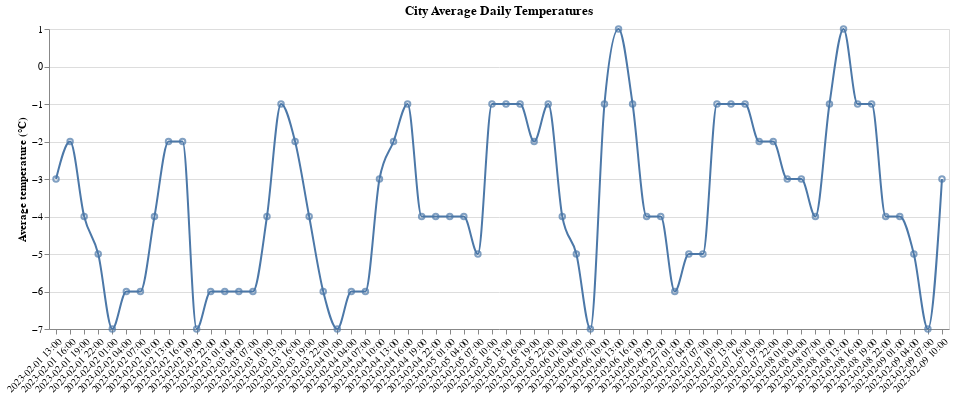

The cell this chart's notebook holds for it:
### Code cell
from visual import visual

flag = visual()
flag

### Figure 1 — Vega-Lite specification as saved in the notebook (floating-point values rounded to 4 significant figures)
{"config": {"view": {"continuousWidth": 400, "continuousHeight": 300}}, "layer": [{"mark": {"type": "line", "interpolate": "monotone"}, "encoding": {"tooltip": {"field": "temp2m", "type": "quantitative"}, "x": {"axis": {"labelAngle": -45}, "field": "datetime", "title": null, "type": "nominal"}, "y": {"field": "temp2m", "title": "Average temperature (°C)", "type": "quantitative"}}, "height": 300, "title": "City Average Daily Temperatures", "width": 900}, {"mark": "point", "encoding": {"tooltip": {"field": "temp2m", "type": "quantitative"}, "x": {"axis": {"labelAngle": -45}, "field": "datetime", "title": null, "type": "nominal"}, "y": {"field": "temp2m", "title": "Average temperature (°C)", "type": "quantitative"}}, "height": 300, "title": "City Average Daily Temperatures", "width": 900}], "data": {"name": "data-8c7b5b824b9d7c5a23891558347683d4"}, "$schema": "https://vega.github.io/schema/vega-lite/v4.17.0.json", "datasets": {"data-8c7b5b824b9d7c5a23891558347683d4": [{"direction": "S", "speed": 2, "timepoint": 3, "cloudcover": 9, "lifted_index": 15, "prec_type": "none", "prec_amount": 1, "temp2m": -3, "rh2m": "88%", "weather": "cloudyday", "datetime": "2023-02-01 13:00", "Date": "2023-02-01", "Time(24 hrs)": "13:00", "Cloudcover_Meaning": "94%-100%", "Ppt_Meaning": "0-0.25mm/hr", "Speed_Meaning": "0.3-3.4m/s (light)", "Weather_Meaning": "Total cloud cover over over 80%"}, {"direction": "SW", "speed": 2, "timepoint": 6, "cloudcover": 9, "lifted_index": 15, "prec_type": "none", "prec_amount": 1, "temp2m": -2, "rh2m": "91%", "weather": "cloudyday", "datetime": "2023-02-01 16:00", "Date": "2023-02-01", "Time(24 hrs)": "16:00", "Cloudcover_Meaning": "94%-100%", "Ppt_Meaning": "0-0.25mm/hr", "Speed_Meaning": "0.3-3.4m/s (light)", "Weather_Meaning": "Total cloud cover over over 80%"}, {"direction": "S", "speed": 2, "timepoint": 9, "cloudcover": 9, "lifted_index": 15, "prec_type": "none", "prec_amount": 1, "temp2m": -4, "rh2m": "95%", "weather": "cloudynight", "datetime": "2023-02-01 19:00", "Date": "2023-02-01", "Time(24 hrs)": "19:00", "Cloudcover_Meaning": "94%-100%", "Ppt_Meaning": "0-0.25mm/hr", "Speed_Meaning": "0.3-3.4m/s (light)", "Weather_Meaning": "Total cloud cover over over 80%"}, {"direction": "S", "speed": 2, "timepoint": 12, "cloudcover": 9, "lifted_index": 15, "prec_type": "none", "prec_amount": 1, "temp2m": -5, "rh2m": "90%", "weather": "cloudynight", "datetime": "2023-02-01 22:00", "Date": "2023-02-01", "Time(24 hrs)": "22:00", "Cloudcover_Meaning": "94%-100%", "Ppt_Meaning": "0-0.25mm/hr", "Speed_Meaning": "0.3-3.4m/s (light)", "Weather_Meaning": "Total cloud cover over over 80%"}, {"direction": "S", "speed": 2, "timepoint": 15, "cloudcover": 9, "lifted_index": 15, "prec_type": "none", "prec_amount": 1, "temp2m": -7, "rh2m": "94%", "weather": "cloudynight", "datetime": "2023-02-02 01:00", "Date": "2023-02-02", "Time(24 hrs)": "01:00", "Cloudcover_Meaning": "94%-100%", "Ppt_Meaning": "0-0.25mm/hr", "Speed_Meaning": "0.3-3.4m/s (light)", "Weather_Meaning": "Total cloud cover over over 80%"}, {"direction": "S", "speed": 2, "timepoint": 18, "cloudcover": 9, "lifted_index": 15, "prec_type": "none", "prec_amount": 1, "temp2m": -6, "rh2m": "92%", "weather": "cloudynight", "datetime": "2023-02-02 04:00", "Date": "2023-02-02", "Time(24 hrs)": "04:00", "Cloudcover_Meaning": "94%-100%", "Ppt_Meaning": "0-0.25mm/hr", "Speed_Meaning": "0.3-3.4m/s (light)", "Weather_Meaning": "Total cloud cover over over 80%"}, {"direction": "SW", "speed": 2, "timepoint": 21, "cloudcover": 9, "lifted_index": 15, "prec_type": "none", "prec_amount": 1, "temp2m": -6, "rh2m": "96%", "weather": "cloudynight", "datetime": "2023-02-02 07:00", "Date": "2023-02-02", "Time(24 hrs)": "07:00", "Cloudcover_Meaning": "94%-100%", "Ppt_Meaning": "0-0.25mm/hr", "Speed_Meaning": "0.3-3.4m/s (light)", "Weather_Meaning": "Total cloud cover over over 80%"}, {"direction": "SW", "speed": 2, "timepoint": 24, "cloudcover": 9, "lifted_index": 15, "prec_type": "none", "prec_amount": 1, "temp2m": -4, "rh2m": "90%", "weather": "cloudyday", "datetime": "2023-02-02 10:00", "Date": "2023-02-02", "Time(24 hrs)": "10:00", "Cloudcover_Meaning": "94%-100%", "Ppt_Meaning": "0-0.25mm/hr", "Speed_Meaning": "0.3-3.4m/s (light)", "Weather_Meaning": "Total cloud cover over over 80%"}, {"direction": "SW", "speed": 2, "timepoint": 27, "cloudcover": 9, "lifted_index": 15, "prec_type": "none", "prec_amount": 1, "temp2m": -2, "rh2m": "87%", "weather": "cloudyday", "datetime": "2023-02-02 13:00", "Date": "2023-02-02", "Time(24 hrs)": "13:00", "Cloudcover_Meaning": "94%-100%", "Ppt_Meaning": "0-0.25mm/hr", "Speed_Meaning": "0.3-3.4m/s (light)", "Weather_Meaning": "Total cloud cover over over 80%"}, {"direction": "SW", "speed": 2, "timepoint": 30, "cloudcover": 9, "lifted_index": 15, "prec_type": "none", "prec_amount": 1, "temp2m": -2, "rh2m": "93%", "weather": "cloudyday", "datetime": "2023-02-02 16:00", "Date": "2023-02-02", "Time(24 hrs)": "16:00", "Cloudcover_Meaning": "94%-100%", "Ppt_Meaning": "0-0.25mm/hr", "Speed_Meaning": "0.3-3.4m/s (light)", "Weather_Meaning": "Total cloud cover over over 80%"}, {"direction": "S", "speed": 2, "timepoint": 33, "cloudcover": 9, "lifted_index": 15, "prec_type": "none", "prec_amount": 1, "temp2m": -7, "rh2m": "94%", "weather": "cloudynight", "datetime": "2023-02-02 19:00", "Date": "2023-02-02", "Time(24 hrs)": "19:00", "Cloudcover_Meaning": "94%-100%", "Ppt_Meaning": "0-0.25mm/hr", "Speed_Meaning": "0.3-3.4m/s (light)", "Weather_Meaning": "Total cloud cover over over 80%"}, {"direction": "S", "speed": 2, "timepoint": 36, "cloudcover": 9, "lifted_index": 15, "prec_type": "none", "prec_amount": 1, "temp2m": -6, "rh2m": "88%", "weather": "cloudynight", "datetime": "2023-02-02 22:00", "Date": "2023-02-02", "Time(24 hrs)": "22:00", "Cloudcover_Meaning": "94%-100%", "Ppt_Meaning": "0-0.25mm/hr", "Speed_Meaning": "0.3-3.4m/s (light)", "Weather_Meaning": "Total cloud cover over over 80%"}, {"direction": "SW", "speed": 2, "timepoint": 39, "cloudcover": 9, "lifted_index": 15, "prec_type": "none", "prec_amount": 1, "temp2m": -6, "rh2m": "89%", "weather": "cloudynight", "datetime": "2023-02-03 01:00", "Date": "2023-02-03", "Time(24 hrs)": "01:00", "Cloudcover_Meaning": "94%-100%", "Ppt_Meaning": "0-0.25mm/hr", "Speed_Meaning": "0.3-3.4m/s (light)", "Weather_Meaning": "Total cloud cover over over 80%"}, {"direction": "SW", "speed": 2, "timepoint": 42, "cloudcover": 9, "lifted_index": 15, "prec_type": "none", "prec_amount": 1, "temp2m": -6, "rh2m": "90%", "weather": "cloudynight", "datetime": "2023-02-03 04:00", "Date": "2023-02-03", "Time(24 hrs)": "04:00", "Cloudcover_Meaning": "94%-100%", "Ppt_Meaning": "0-0.25mm/hr", "Speed_Meaning": "0.3-3.4m/s (light)", "Weather_Meaning": "Total cloud cover over over 80%"}, {"direction": "SW", "speed": 2, "timepoint": 45, "cloudcover": 9, "lifted_index": 15, "prec_type": "none", "prec_amount": 1, "temp2m": -6, "rh2m": "86%", "weather": "cloudynight", "datetime": "2023-02-03 07:00", "Date": "2023-02-03", "Time(24 hrs)": "07:00", "Cloudcover_Meaning": "94%-100%", "Ppt_Meaning": "0-0.25mm/hr", "Speed_Meaning": "0.3-3.4m/s (light)", "Weather_Meaning": "Total cloud cover over over 80%"}, {"direction": "SW", "speed": 2, "timepoint": 48, "cloudcover": 9, "lifted_index": 15, "prec_type": "none", "prec_amount": 1, "temp2m": -4, "rh2m": "80%", "weather": "cloudyday", "datetime": "2023-02-03 10:00", "Date": "2023-02-03", "Time(24 hrs)": "10:00", "Cloudcover_Meaning": "94%-100%", "Ppt_Meaning": "0-0.25mm/hr", "Speed_Meaning": "0.3-3.4m/s (light)", "Weather_Meaning": "Total cloud cover over over 80%"}, {"direction": "SW", "speed": 2, "timepoint": 51, "cloudcover": 9, "lifted_index": 10, "prec_type": "none", "prec_amount": 1, "temp2m": -1, "rh2m": "87%", "weather": "cloudyday", "datetime": "2023-02-03 13:00", "Date": "2023-02-03", "Time(24 hrs)": "13:00", "Cloudcover_Meaning": "94%-100%", "Ppt_Meaning": "0-0.25mm/hr", "Speed_Meaning": "0.3-3.4m/s (light)", "Weather_Meaning": "Total cloud cover over over 80%"}, {"direction": "SW", "speed": 2, "timepoint": 54, "cloudcover": 9, "lifted_index": 6, "prec_type": "none", "prec_amount": 1, "temp2m": -2, "rh2m": "98%", "weather": "cloudyday", "datetime": "2023-02-03 16:00", "Date": "2023-02-03", "Time(24 hrs)": "16:00", "Cloudcover_Meaning": "94%-100%", "Ppt_Meaning": "0-0.25mm/hr", "Speed_Meaning": "0.3-3.4m/s (light)", "Weather_Meaning": "Total cloud cover over over 80%"}, {"direction": "SW", "speed": 2, "timepoint": 57, "cloudcover": 9, "lifted_index": 10, "prec_type": "none", "prec_amount": 1, "temp2m": -4, "rh2m": "99%", "weather": "cloudynight", "datetime": "2023-02-03 19:00", "Date": "2023-02-03", "Time(24 hrs)": "19:00", "Cloudcover_Meaning": "94%-100%", "Ppt_Meaning": "0-0.25mm/hr", "Speed_Meaning": "0.3-3.4m/s (light)", "Weather_Meaning": "Total cloud cover over over 80%"}, {"direction": "SW", "speed": 2, "timepoint": 60, "cloudcover": 9, "lifted_index": 10, "prec_type": "none", "prec_amount": 1, "temp2m": -6, "rh2m": "98%", "weather": "cloudynight", "datetime": "2023-02-03 22:00", "Date": "2023-02-03", "Time(24 hrs)": "22:00", "Cloudcover_Meaning": "94%-100%", "Ppt_Meaning": "0-0.25mm/hr", "Speed_Meaning": "0.3-3.4m/s (light)", "Weather_Meaning": "Total cloud cover over over 80%"}, {"direction": "SE", "speed": 2, "timepoint": 63, "cloudcover": 9, "lifted_index": 15, "prec_type": "none", "prec_amount": 1, "temp2m": -7, "rh2m": "96%", "weather": "cloudynight", "datetime": "2023-02-04 01:00", "Date": "2023-02-04", "Time(24 hrs)": "01:00", "Cloudcover_Meaning": "94%-100%", "Ppt_Meaning": "0-0.25mm/hr", "Speed_Meaning": "0.3-3.4m/s (light)", "Weather_Meaning": "Total cloud cover over over 80%"}, {"direction": "S", "speed": 2, "timepoint": 66, "cloudcover": 9, "lifted_index": 15, "prec_type": "none", "prec_amount": 1, "temp2m": -6, "rh2m": "96%", "weather": "cloudynight", "datetime": "2023-02-04 04:00", "Date": "2023-02-04", "Time(24 hrs)": "04:00", "Cloudcover_Meaning": "94%-100%", "Ppt_Meaning": "0-0.25mm/hr", "Speed_Meaning": "0.3-3.4m/s (light)", "Weather_Meaning": "Total cloud cover over over 80%"}, {"direction": "S", "speed": 2, "timepoint": 69, "cloudcover": 9, "lifted_index": 15, "prec_type": "none", "prec_amount": 1, "temp2m": -6, "rh2m": "95%", "weather": "cloudynight", "datetime": "2023-02-04 07:00", "Date": "2023-02-04", "Time(24 hrs)": "07:00", "Cloudcover_Meaning": "94%-100%", "Ppt_Meaning": "0-0.25mm/hr", "Speed_Meaning": "0.3-3.4m/s (light)", "Weather_Meaning": "Total cloud cover over over 80%"}, {"direction": "SW", "speed": 2, "timepoint": 72, "cloudcover": 9, "lifted_index": 10, "prec_type": "snow", "prec_amount": 2, "temp2m": -3, "rh2m": "93%", "weather": "lightsnowday", "datetime": "2023-02-04 10:00", "Date": "2023-02-04", "Time(24 hrs)": "10:00", "Cloudcover_Meaning": "94%-100%", "Ppt_Meaning": "0.25-1mm/hr", "Speed_Meaning": "0.3-3.4m/s (light)", "Weather_Meaning": "Precipitation rate less than 4mm/hr"}, {"direction": "SW", "speed": 2, "timepoint": 75, "cloudcover": 9, "lifted_index": 10, "prec_type": "snow", "prec_amount": 2, "temp2m": -2, "rh2m": "94%", "weather": "lightsnowday", "datetime": "2023-02-04 13:00", "Date": "2023-02-04", "Time(24 hrs)": "13:00", "Cloudcover_Meaning": "94%-100%", "Ppt_Meaning": "0.25-1mm/hr", "Speed_Meaning": "0.3-3.4m/s (light)", "Weather_Meaning": "Precipitation rate less than 4mm/hr"}, {"direction": "W", "speed": 2, "timepoint": 78, "cloudcover": 9, "lifted_index": 10, "prec_type": "snow", "prec_amount": 2, "temp2m": -1, "rh2m": "92%", "weather": "lightsnowday", "datetime": "2023-02-04 16:00", "Date": "2023-02-04", "Time(24 hrs)": "16:00", "Cloudcover_Meaning": "94%-100%", "Ppt_Meaning": "0.25-1mm/hr", "Speed_Meaning": "0.3-3.4m/s (light)", "Weather_Meaning": "Precipitation rate less than 4mm/hr"}, {"direction": "NE", "speed": 2, "timepoint": 81, "cloudcover": 8, "lifted_index": 15, "prec_type": "none", "prec_amount": 2, "temp2m": -4, "rh2m": "97%", "weather": "cloudynight", "datetime": "2023-02-04 19:00", "Date": "2023-02-04", "Time(24 hrs)": "19:00", "Cloudcover_Meaning": "81%-94%", "Ppt_Meaning": "0.25-1mm/hr", "Speed_Meaning": "0.3-3.4m/s (light)", "Weather_Meaning": "Total cloud cover over over 80%"}, {"direction": "N", "speed": 2, "timepoint": 84, "cloudcover": 8, "lifted_index": 15, "prec_type": "none", "prec_amount": 2, "temp2m": -4, "rh2m": "95%", "weather": "cloudynight", "datetime": "2023-02-04 22:00", "Date": "2023-02-04", "Time(24 hrs)": "22:00", "Cloudcover_Meaning": "81%-94%", "Ppt_Meaning": "0.25-1mm/hr", "Speed_Meaning": "0.3-3.4m/s (light)", "Weather_Meaning": "Total cloud cover over over 80%"}, {"direction": "NW", "speed": 2, "timepoint": 87, "cloudcover": 9, "lifted_index": 10, "prec_type": "none", "prec_amount": 2, "temp2m": -4, "rh2m": "99%", "weather": "cloudynight", "datetime": "2023-02-05 01:00", "Date": "2023-02-05", "Time(24 hrs)": "01:00", "Cloudcover_Meaning": "94%-100%", "Ppt_Meaning": "0.25-1mm/hr", "Speed_Meaning": "0.3-3.4m/s (light)", "Weather_Meaning": "Total cloud cover over over 80%"}, {"direction": "N", "speed": 2, "timepoint": 90, "cloudcover": 9, "lifted_index": 10, "prec_type": "none", "prec_amount": 2, "temp2m": -4, "rh2m": "96%", "weather": "cloudynight", "datetime": "2023-02-05 04:00", "Date": "2023-02-05", "Time(24 hrs)": "04:00", "Cloudcover_Meaning": "94%-100%", "Ppt_Meaning": "0.25-1mm/hr", "Speed_Meaning": "0.3-3.4m/s (light)", "Weather_Meaning": "Total cloud cover over over 80%"}, {"direction": "N", "speed": 2, "timepoint": 93, "cloudcover": 9, "lifted_index": 15, "prec_type": "none", "prec_amount": 2, "temp2m": -5, "rh2m": "95%", "weather": "cloudynight", "datetime": "2023-02-05 07:00", "Date": "2023-02-05", "Time(24 hrs)": "07:00", "Cloudcover_Meaning": "94%-100%", "Ppt_Meaning": "0.25-1mm/hr", "Speed_Meaning": "0.3-3.4m/s (light)", "Weather_Meaning": "Total cloud cover over over 80%"}, {"direction": "W", "speed": 1, "timepoint": 96, "cloudcover": 9, "lifted_index": 6, "prec_type": "snow", "prec_amount": 2, "temp2m": -1, "rh2m": "92%", "weather": "lightsnowday", "datetime": "2023-02-05 10:00", "Date": "2023-02-05", "Time(24 hrs)": "10:00", "Cloudcover_Meaning": "94%-100%", "Ppt_Meaning": "0.25-1mm/hr", "Speed_Meaning": "Below 0.3m/s (calm)", "Weather_Meaning": "Precipitation rate less than 4mm/hr"}, {"direction": "SW", "speed": 2, "timepoint": 99, "cloudcover": 9, "lifted_index": 6, "prec_type": "snow", "prec_amount": 2, "temp2m": -1, "rh2m": "97%", "weather": "lightsnowday", "datetime": "2023-02-05 13:00", "Date": "2023-02-05", "Time(24 hrs)": "13:00", "Cloudcover_Meaning": "94%-100%", "Ppt_Meaning": "0.25-1mm/hr", "Speed_Meaning": "0.3-3.4m/s (light)", "Weather_Meaning": "Precipitation rate less than 4mm/hr"}, {"direction": "S", "speed": 2, "timepoint": 102, "cloudcover": 9, "lifted_index": 6, "prec_type": "snow", "prec_amount": 2, "temp2m": -1, "rh2m": "96%", "weather": "lightsnowday", "datetime": "2023-02-05 16:00", "Date": "2023-02-05", "Time(24 hrs)": "16:00", "Cloudcover_Meaning": "94%-100%", "Ppt_Meaning": "0.25-1mm/hr", "Speed_Meaning": "0.3-3.4m/s (light)", "Weather_Meaning": "Precipitation rate less than 4mm/hr"}, {"direction": "NE", "speed": 2, "timepoint": 105, "cloudcover": 8, "lifted_index": 6, "prec_type": "snow", "prec_amount": 2, "temp2m": -2, "rh2m": "97%", "weather": "lightsnownight", "datetime": "2023-02-05 19:00", "Date": "2023-02-05", "Time(24 hrs)": "19:00", "Cloudcover_Meaning": "81%-94%", "Ppt_Meaning": "0.25-1mm/hr", "Speed_Meaning": "0.3-3.4m/s (light)", "Weather_Meaning": "Precipitation rate less than 4mm/hr"}, {"direction": "S", "speed": 2, "timepoint": 108, "cloudcover": 8, "lifted_index": 10, "prec_type": "snow", "prec_amount": 2, "temp2m": -1, "rh2m": "96%", "weather": "lightsnownight", "datetime": "2023-02-05 22:00", "Date": "2023-02-05", "Time(24 hrs)": "22:00", "Cloudcover_Meaning": "81%-94%", "Ppt_Meaning": "0.25-1mm/hr", "Speed_Meaning": "0.3-3.4m/s (light)", "Weather_Meaning": "Precipitation rate less than 4mm/hr"}, {"direction": "SE", "speed": 2, "timepoint": 111, "cloudcover": 9, "lifted_index": 10, "prec_type": "snow", "prec_amount": 2, "temp2m": -4, "rh2m": "98%", "weather": "lightsnownight", "datetime": "2023-02-06 01:00", "Date": "2023-02-06", "Time(24 hrs)": "01:00", "Cloudcover_Meaning": "94%-100%", "Ppt_Meaning": "0.25-1mm/hr", "Speed_Meaning": "0.3-3.4m/s (light)", "Weather_Meaning": "Precipitation rate less than 4mm/hr"}, {"direction": "E", "speed": 2, "timepoint": 114, "cloudcover": 8, "lifted_index": 15, "prec_type": "snow", "prec_amount": 2, "temp2m": -5, "rh2m": "99%", "weather": "lightsnownight", "datetime": "2023-02-06 04:00", "Date": "2023-02-06", "Time(24 hrs)": "04:00", "Cloudcover_Meaning": "81%-94%", "Ppt_Meaning": "0.25-1mm/hr", "Speed_Meaning": "0.3-3.4m/s (light)", "Weather_Meaning": "Precipitation rate less than 4mm/hr"}, {"direction": "E", "speed": 2, "timepoint": 117, "cloudcover": 5, "lifted_index": 15, "prec_type": "none", "prec_amount": 2, "temp2m": -7, "rh2m": "96%", "weather": "humidnight", "datetime": "2023-02-06 07:00", "Date": "2023-02-06", "Time(24 hrs)": "07:00", "Cloudcover_Meaning": "44%-56%", "Ppt_Meaning": "0.25-1mm/hr", "Speed_Meaning": "0.3-3.4m/s (light)", "Weather_Meaning": "Relative humidity over 90% with total cloud cover less than 60%"}, {"direction": "S", "speed": 2, "timepoint": 120, "cloudcover": 6, "lifted_index": 15, "prec_type": "none", "prec_amount": 2, "temp2m": -1, "rh2m": "95%", "weather": "mcloudyday", "datetime": "2023-02-06 10:00", "Date": "2023-02-06", "Time(24 hrs)": "10:00", "Cloudcover_Meaning": "56%-69%", "Ppt_Meaning": "0.25-1mm/hr", "Speed_Meaning": "0.3-3.4m/s (light)", "Weather_Meaning": "Total cloud cover between 60%-80%"}, {"direction": "S", "speed": 2, "timepoint": 123, "cloudcover": 3, "lifted_index": 15, "prec_type": "none", "prec_amount": 2, "temp2m": 1, "rh2m": "92%", "weather": "humidday", "datetime": "2023-02-06 13:00", "Date": "2023-02-06", "Time(24 hrs)": "13:00", "Cloudcover_Meaning": "19%-31%", "Ppt_Meaning": "0.25-1mm/hr", "Speed_Meaning": "0.3-3.4m/s (light)", "Weather_Meaning": "Relative humidity over 90% with total cloud cover less than 60%"}, {"direction": "S", "speed": 2, "timepoint": 126, "cloudcover": 6, "lifted_index": 15, "prec_type": "none", "prec_amount": 2, "temp2m": -1, "rh2m": "95%", "weather": "mcloudyday", "datetime": "2023-02-06 16:00", "Date": "2023-02-06", "Time(24 hrs)": "16:00", "Cloudcover_Meaning": "56%-69%", "Ppt_Meaning": "0.25-1mm/hr", "Speed_Meaning": "0.3-3.4m/s (light)", "Weather_Meaning": "Total cloud cover between 60%-80%"}, {"direction": "NE", "speed": 2, "timepoint": 129, "cloudcover": 8, "lifted_index": 15, "prec_type": "none", "prec_amount": 2, "temp2m": -4, "rh2m": "98%", "weather": "cloudynight", "datetime": "2023-02-06 19:00", "Date": "2023-02-06", "Time(24 hrs)": "19:00", "Cloudcover_Meaning": "81%-94%", "Ppt_Meaning": "0.25-1mm/hr", "Speed_Meaning": "0.3-3.4m/s (light)", "Weather_Meaning": "Total cloud cover over over 80%"}, {"direction": "SE", "speed": 2, "timepoint": 132, "cloudcover": 8, "lifted_index": 15, "prec_type": "none", "prec_amount": 2, "temp2m": -4, "rh2m": "96%", "weather": "cloudynight", "datetime": "2023-02-06 22:00", "Date": "2023-02-06", "Time(24 hrs)": "22:00", "Cloudcover_Meaning": "81%-94%", "Ppt_Meaning": "0.25-1mm/hr", "Speed_Meaning": "0.3-3.4m/s (light)", "Weather_Meaning": "Total cloud cover over over 80%"}, {"direction": "S", "speed": 2, "timepoint": 135, "cloudcover": 6, "lifted_index": 15, "prec_type": "none", "prec_amount": 2, "temp2m": -6, "rh2m": "95%", "weather": "mcloudynight", "datetime": "2023-02-07 01:00", "Date": "2023-02-07", "Time(24 hrs)": "01:00", "Cloudcover_Meaning": "56%-69%", "Ppt_Meaning": "0.25-1mm/hr", "Speed_Meaning": "0.3-3.4m/s (light)", "Weather_Meaning": "Total cloud cover between 60%-80%"}, {"direction": "S", "speed": 2, "timepoint": 138, "cloudcover": 7, "lifted_index": 15, "prec_type": "none", "prec_amount": 2, "temp2m": -5, "rh2m": "99%", "weather": "mcloudynight", "datetime": "2023-02-07 04:00", "Date": "2023-02-07", "Time(24 hrs)": "04:00", "Cloudcover_Meaning": "69%-81%", "Ppt_Meaning": "0.25-1mm/hr", "Speed_Meaning": "0.3-3.4m/s (light)", "Weather_Meaning": "Total cloud cover between 60%-80%"}, {"direction": "S", "speed": 2, "timepoint": 141, "cloudcover": 4, "lifted_index": 15, "prec_type": "none", "prec_amount": 3, "temp2m": -5, "rh2m": "97%", "weather": "humidnight", "datetime": "2023-02-07 07:00", "Date": "2023-02-07", "Time(24 hrs)": "07:00", "Cloudcover_Meaning": "31%-44%", "Ppt_Meaning": "1-4mm/hr", "Speed_Meaning": "0.3-3.4m/s (light)", "Weather_Meaning": "Relative humidity over 90% with total cloud cover less than 60%"}, {"direction": "SW", "speed": 2, "timepoint": 144, "cloudcover": 5, "lifted_index": 15, "prec_type": "none", "prec_amount": 3, "temp2m": -1, "rh2m": "92%", "weather": "humidday", "datetime": "2023-02-07 10:00", "Date": "2023-02-07", "Time(24 hrs)": "10:00", "Cloudcover_Meaning": "44%-56%", "Ppt_Meaning": "1-4mm/hr", "Speed_Meaning": "0.3-3.4m/s (light)", "Weather_Meaning": "Relative humidity over 90% with total cloud cover less than 60%"}, {"direction": "SW", "speed": 2, "timepoint": 147, "cloudcover": 9, "lifted_index": 15, "prec_type": "none", "prec_amount": 3, "temp2m": -1, "rh2m": "88%", "weather": "cloudyday", "datetime": "2023-02-07 13:00", "Date": "2023-02-07", "Time(24 hrs)": "13:00", "Cloudcover_Meaning": "94%-100%", "Ppt_Meaning": "1-4mm/hr", "Speed_Meaning": "0.3-3.4m/s (light)", "Weather_Meaning": "Total cloud cover over over 80%"}, {"direction": "SW", "speed": 2, "timepoint": 150, "cloudcover": 9, "lifted_index": 10, "prec_type": "none", "prec_amount": 3, "temp2m": -1, "rh2m": "96%", "weather": "cloudyday", "datetime": "2023-02-07 16:00", "Date": "2023-02-07", "Time(24 hrs)": "16:00", "Cloudcover_Meaning": "94%-100%", "Ppt_Meaning": "1-4mm/hr", "Speed_Meaning": "0.3-3.4m/s (light)", "Weather_Meaning": "Total cloud cover over over 80%"}, {"direction": "S", "speed": 2, "timepoint": 153, "cloudcover": 9, "lifted_index": 15, "prec_type": "none", "prec_amount": 3, "temp2m": -2, "rh2m": "95%", "weather": "cloudynight", "datetime": "2023-02-07 19:00", "Date": "2023-02-07", "Time(24 hrs)": "19:00", "Cloudcover_Meaning": "94%-100%", "Ppt_Meaning": "1-4mm/hr", "Speed_Meaning": "0.3-3.4m/s (light)", "Weather_Meaning": "Total cloud cover over over 80%"}, {"direction": "S", "speed": 2, "timepoint": 156, "cloudcover": 9, "lifted_index": 15, "prec_type": "none", "prec_amount": 3, "temp2m": -2, "rh2m": "99%", "weather": "cloudynight", "datetime": "2023-02-07 22:00", "Date": "2023-02-07", "Time(24 hrs)": "22:00", "Cloudcover_Meaning": "94%-100%", "Ppt_Meaning": "1-4mm/hr", "Speed_Meaning": "0.3-3.4m/s (light)", "Weather_Meaning": "Total cloud cover over over 80%"}, {"direction": "S", "speed": 2, "timepoint": 159, "cloudcover": 9, "lifted_index": 15, "prec_type": "none", "prec_amount": 3, "temp2m": -3, "rh2m": "98%", "weather": "cloudynight", "datetime": "2023-02-08 01:00", "Date": "2023-02-08", "Time(24 hrs)": "01:00", "Cloudcover_Meaning": "94%-100%", "Ppt_Meaning": "1-4mm/hr", "Speed_Meaning": "0.3-3.4m/s (light)", "Weather_Meaning": "Total cloud cover over over 80%"}, {"direction": "S", "speed": 2, "timepoint": 162, "cloudcover": 9, "lifted_index": 15, "prec_type": "none", "prec_amount": 3, "temp2m": -3, "rh2m": "95%", "weather": "cloudynight", "datetime": "2023-02-08 04:00", "Date": "2023-02-08", "Time(24 hrs)": "04:00", "Cloudcover_Meaning": "94%-100%", "Ppt_Meaning": "1-4mm/hr", "Speed_Meaning": "0.3-3.4m/s (light)", "Weather_Meaning": "Total cloud cover over over 80%"}, {"direction": "S", "speed": 2, "timepoint": 165, "cloudcover": 9, "lifted_index": 15, "prec_type": "none", "prec_amount": 3, "temp2m": -4, "rh2m": "97%", "weather": "cloudynight", "datetime": "2023-02-08 07:00", "Date": "2023-02-08", "Time(24 hrs)": "07:00", "Cloudcover_Meaning": "94%-100%", "Ppt_Meaning": "1-4mm/hr", "Speed_Meaning": "0.3-3.4m/s (light)", "Weather_Meaning": "Total cloud cover over over 80%"}, {"direction": "SW", "speed": 2, "timepoint": 168, "cloudcover": 9, "lifted_index": 10, "prec_type": "none", "prec_amount": 3, "temp2m": -1, "rh2m": "92%", "weather": "cloudyday", "datetime": "2023-02-08 10:00", "Date": "2023-02-08", "Time(24 hrs)": "10:00", "Cloudcover_Meaning": "94%-100%", "Ppt_Meaning": "1-4mm/hr", "Speed_Meaning": "0.3-3.4m/s (light)", "Weather_Meaning": "Total cloud cover over over 80%"}, {"direction": "SW", "speed": 2, "timepoint": 171, "cloudcover": 9, "lifted_index": 6, "prec_type": "snow", "prec_amount": 3, "temp2m": 1, "rh2m": "93%", "weather": "lightsnowday", "datetime": "2023-02-08 13:00", "Date": "2023-02-08", "Time(24 hrs)": "13:00", "Cloudcover_Meaning": "94%-100%", "Ppt_Meaning": "1-4mm/hr", "Speed_Meaning": "0.3-3.4m/s (light)", "Weather_Meaning": "Precipitation rate less than 4mm/hr"}, {"direction": "SW", "speed": 2, "timepoint": 174, "cloudcover": 9, "lifted_index": 6, "prec_type": "snow", "prec_amount": 3, "temp2m": -1, "rh2m": "95%", "weather": "lightsnowday", "datetime": "2023-02-08 16:00", "Date": "2023-02-08", "Time(24 hrs)": "16:00", "Cloudcover_Meaning": "94%-100%", "Ppt_Meaning": "1-4mm/hr", "Speed_Meaning": "0.3-3.4m/s (light)", "Weather_Meaning": "Precipitation rate less than 4mm/hr"}, {"direction": "W", "speed": 2, "timepoint": 177, "cloudcover": 9, "lifted_index": 2, "prec_type": "snow", "prec_amount": 3, "temp2m": -1, "rh2m": "97%", "weather": "lightsnownight", "datetime": "2023-02-08 19:00", "Date": "2023-02-08", "Time(24 hrs)": "19:00", "Cloudcover_Meaning": "94%-100%", "Ppt_Meaning": "1-4mm/hr", "Speed_Meaning": "0.3-3.4m/s (light)", "Weather_Meaning": "Precipitation rate less than 4mm/hr"}, {"direction": "SW", "speed": 2, "timepoint": 180, "cloudcover": 9, "lifted_index": 6, "prec_type": "snow", "prec_amount": 3, "temp2m": -4, "rh2m": "98%", "weather": "lightsnownight", "datetime": "2023-02-08 22:00", "Date": "2023-02-08", "Time(24 hrs)": "22:00", "Cloudcover_Meaning": "94%-100%", "Ppt_Meaning": "1-4mm/hr", "Speed_Meaning": "0.3-3.4m/s (light)", "Weather_Meaning": "Precipitation rate less than 4mm/hr"}, {"direction": "W", "speed": 2, "timepoint": 183, "cloudcover": 9, "lifted_index": 10, "prec_type": "snow", "prec_amount": 3, "temp2m": -4, "rh2m": "96%", "weather": "lightsnownight", "datetime": "2023-02-09 01:00", "Date": "2023-02-09", "Time(24 hrs)": "01:00", "Cloudcover_Meaning": "94%-100%", "Ppt_Meaning": "1-4mm/hr", "Speed_Meaning": "0.3-3.4m/s (light)", "Weather_Meaning": "Precipitation rate less than 4mm/hr"}, {"direction": "W", "speed": 2, "timepoint": 186, "cloudcover": 9, "lifted_index": 10, "prec_type": "snow", "prec_amount": 3, "temp2m": -5, "rh2m": "98%", "weather": "lightsnownight", "datetime": "2023-02-09 04:00", "Date": "2023-02-09", "Time(24 hrs)": "04:00", "Cloudcover_Meaning": "94%-100%", "Ppt_Meaning": "1-4mm/hr", "Speed_Meaning": "0.3-3.4m/s (light)", "Weather_Meaning": "Precipitation rate less than 4mm/hr"}, {"direction": "NE", "speed": 2, "timepoint": 189, "cloudcover": 8, "lifted_index": 10, "prec_type": "snow", "prec_amount": 3, "temp2m": -7, "rh2m": "95%", "weather": "lightsnownight", "datetime": "2023-02-09 07:00", "Date": "2023-02-09", "Time(24 hrs)": "07:00", "Cloudcover_Meaning": "81%-94%", "Ppt_Meaning": "1-4mm/hr", "Speed_Meaning": "0.3-3.4m/s (light)", "Weather_Meaning": "Precipitation rate less than 4mm/hr"}, {"direction": "N", "speed": 2, "timepoint": 192, "cloudcover": 5, "lifted_index": 10, "prec_type": "snow", "prec_amount": 3, "temp2m": -3, "rh2m": "94%", "weather": "lightsnowday", "datetime": "2023-02-09 10:00", "Date": "2023-02-09", "Time(24 hrs)": "10:00", "Cloudcover_Meaning": "44%-56%", "Ppt_Meaning": "1-4mm/hr", "Speed_Meaning": "0.3-3.4m/s (light)", "Weather_Meaning": "Precipitation rate less than 4mm/hr"}]}}
